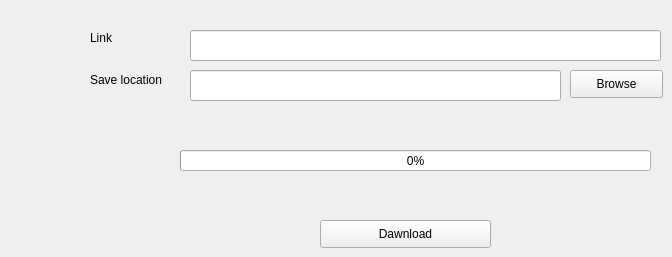
    <widget class="QWidget" name="tab">
     <attribute name="title">
      <string>Any file</string>
     </attribute>
     <widget class="QPushButton" name="pushButton_2">
      <property name="geometry">
       <rect>
        <x>570</x>
        <y>70</y>
        <width>93</width>
        <height>28</height>
       </rect>
      </property>
      <property name="text">
       <string>Browse</string>
      </property>
     </widget>
     <widget class="QLineEdit" name="lineEdit">
      <property name="geometry">
       <rect>
        <x>190</x>
        <y>30</y>
        <width>471</width>
        <height>31</height>
       </rect>
      </property>
     </widget>
     <widget class="QLineEdit" name="lineEdit_2">
      <property name="geometry">
       <rect>
        <x>190</x>
        <y>70</y>
        <width>371</width>
        <height>31</height>
       </rect>
      </property>
     </widget>
     <widget class="QLabel" name="label_2">
      <property name="geometry">
       <rect>
        <x>90</x>
        <y>70</y>
        <width>91</width>
        <height>20</height>
       </rect>
      </property>
      <property name="text">
       <string>Save location</string>
      </property>
     </widget>
     <widget class="QPushButton" name="dawnload">
      <property name="geometry">
       <rect>
        <x>320</x>
        <y>220</y>
        <width>171</width>
        <height>28</height>
       </rect>
      </property>
      <property name="cursor">
       <cursorShape>PointingHandCursor</cursorShape>
      </property>
      <property name="text">
       <string>Dawnload</string>
      </property>
     </widget>
     <widget class="QProgressBar" name="progressBar">
      <property name="geometry">
       <rect>
        <x>180</x>
        <y>150</y>
        <width>471</width>
        <height>21</height>
       </rect>
      </property>
      <property name="value">
       <number>0</number>
      </property>
     </widget>
     <widget class="QLabel" name="label">
      <property name="geometry">
       <rect>
        <x>90</x>
        <y>30</y>
        <width>55</width>
        <height>16</height>
       </rect>
      </property>
      <property name="text">
       <string>Link</string>
      </property>
     </widget>
    </widget>
